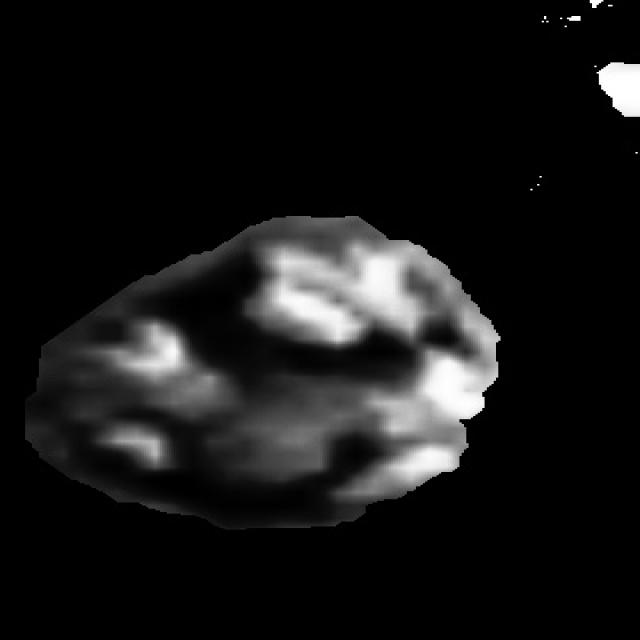
#> input picture R1231001_opencv_final/opencv final MobileNetV2/images/test/female/female20240612_180549R_jpg.rf.e834656e147946719d7f012efc60081d.jpg, 640 x 640 px; its folder holds only this picture in this run
$ python final_project03.py
#> lines starting #> are read from the running program, lines starting #| are printed output that depends on the picture
import cv2
import numpy as np
import tkinter as tk
from tkinter import filedialog
import matplotlib.pyplot as plt
import datetime
import subprocess
def nothing(x):
    pass

# 定義全域變數
drawing = False # 是否正在畫矩形
ix, iy = -1, -1 # 起始點坐標
x1, y1, x2, y2 = -1, -1, -1, -1 # 矩形範圍坐標

# 滑鼠回調函數
def draw_rectangle(event, x, y, flags, param):
    global ix, iy, x1, y1, x2, y2, drawing

    if event == cv2.EVENT_LBUTTONDOWN:
        drawing = True
        ix, iy = x, y
        x1, y1 = x, y

    elif event == cv2.EVENT_MOUSEMOVE:
        if drawing:
            x2, y2 = x, y

    elif event == cv2.EVENT_LBUTTONUP:
        drawing = False
        x2, y2 = x, y


# 創建一個 Tkinter 主窗口
root = tk.Tk()
root.withdraw()  # 隱藏主窗口

# 打開文件選擇對話框
file_path = filedialog.askopenfilename(title="選擇圖片",
                                       filetypes=[("Image Files", "*.jpg;*.jpeg;*.png;*.bmp;*.tiff")])
#> the answer given: opencv final MobileNetV2/images/test/female/female20240612_180549R_jpg.rf.e834656e147946719d7f012efc60081d.jpg

# 檢查是否選擇了文件
if file_path:
    # 使用原始字符串處理文件路徑
    file_path = r"{}".format(file_path)

    # 讀取選擇的圖片
    image = cv2.imread(file_path)
#> image is the input picture: shape (640, 640, 3); min 0, max 255, mean 22

    # 檢查影像是否正確讀取
    if image is None:
        print("Error: Unable to read image")
    else:
        # 將圖像轉換為 HSV 色彩空間
        hsv = cv2.cvtColor(image, cv2.COLOR_BGR2HSV)
#> hsv: shape (640, 640, 3); mean H, S, V 0, 0, 22

        # 創建一個窗口
        cv2.namedWindow('Trackbars')

        # 創建6個trackbars來調整HSV範圍
        cv2.createTrackbar('Lower Hue', 'Trackbars', 19, 179, nothing)
        cv2.createTrackbar('Lower Saturation', 'Trackbars', 56, 255, nothing)
        cv2.createTrackbar('Lower Value', 'Trackbars', 35, 255, nothing)
        cv2.createTrackbar('Upper Hue', 'Trackbars', 50, 179, nothing)
        cv2.createTrackbar('Upper Saturation', 'Trackbars', 255, 255, nothing)
        cv2.createTrackbar('Upper Value', 'Trackbars', 255, 255, nothing)

        while True:
            # 獲取trackbars的當前位置
            lower_hue = cv2.getTrackbarPos('Lower Hue', 'Trackbars')
            lower_saturation = cv2.getTrackbarPos('Lower Saturation', 'Trackbars')
            lower_value = cv2.getTrackbarPos('Lower Value', 'Trackbars')
            upper_hue = cv2.getTrackbarPos('Upper Hue', 'Trackbars')
            upper_saturation = cv2.getTrackbarPos('Upper Saturation', 'Trackbars')
            upper_value = cv2.getTrackbarPos('Upper Value', 'Trackbars')

            # 定義黃色的 HSV 範圍
            lower_yellow = np.array([lower_hue, lower_saturation, lower_value])
            upper_yellow = np.array([upper_hue, upper_saturation, upper_value])

            # 創建遮罩
            mask = cv2.inRange(hsv, lower_yellow, upper_yellow)
#> mask: shape (640, 640); every value is 0

            # 將遮罩應用於原圖像
            yellow_only = cv2.bitwise_and(image, image, mask=mask)
#> yellow_only: shape (640, 640, 3); every value is 0

            # 合併圖像
            combined_image = np.hstack((image, yellow_only))
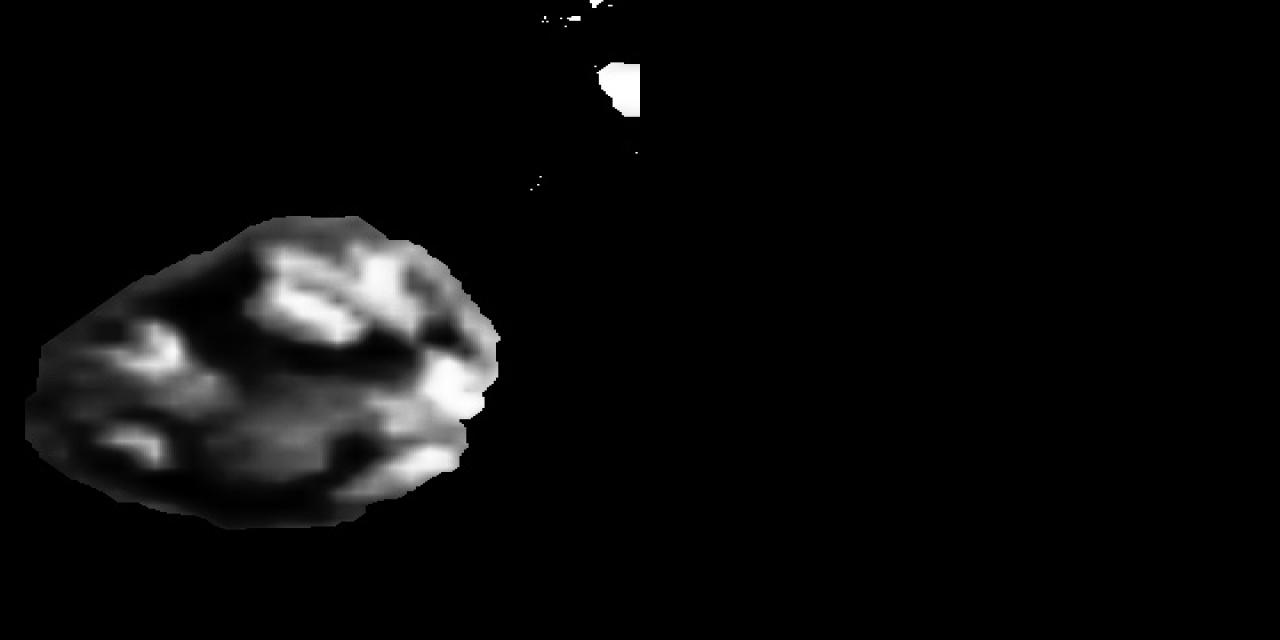
#> combined_image: shape (640, 1280, 3); min 0, max 255, mean 11
            # 顯示合併圖像
            cv2.imshow('HSV_remove', combined_image)

            # 等待按鍵按下，按 'q' 鍵退出
            if cv2.waitKey(1) & 0xFF == ord('q'):
#> (key q is pressed here)
                break
        # 關閉所有窗口
        cv2.destroyAllWindows()

        # 在此加入矩形選擇範圍的代碼
        clone = yellow_only.copy()

        cv2.namedWindow('image')
        cv2.setMouseCallback('image', draw_rectangle)

        while True:
            img = clone.copy()
            if drawing:
                cv2.rectangle(img, (ix, iy), (x2, y2), (0, 255, 0), 2)
            #print(ix,iy,x2,y2,x1,y1)

            cv2.imshow('image', img)
            key = cv2.waitKey(1) & 0xFF
#> (key q is pressed here)

            if key == ord('r'):
                clone = combined_image.copy()
                x1, y1, x2, y2 = -1, -1, -1, -1

            if key == ord('c'):
                if x1 != -1 and y1 != -1 and x2 != -1 and y2 != -1:
                    # 確保 x1, y1 是左上角，x2, y2 是右下角
                    x1, x2 = min(x1, x2), max(x1, x2)
                    y1, y2 = min(y1, y2), max(y1, y2)

                    # 使用 numpy 方式裁切圖片
                    cropped_image = image[y1:y2, x1:x2]
                    cropped_h, cropped_w = cropped_image.shape[:2]

                    # 打印裁切後的尺寸
                    print((x2-x1), (y2-y1))
                    print(cropped_w, cropped_h)

                    # 設定新的尺寸，這裡是放大8倍
                    ratio = 8
                    new_size = (cropped_w*ratio, cropped_h*ratio)

                    # 放大影像
                    resized_cropped_image = cv2.resize(cropped_image, new_size, interpolation=cv2.INTER_LINEAR)

                    # 顯示裁切後的圖像
                    cv2.imshow(F'Result*{ratio}',resized_cropped_image)
                    cv2.waitKey()
                    cv2.destroyAllWindows()

                    gray = cv2.cvtColor(resized_cropped_image, cv2.COLOR_BGR2GRAY)
                    # 模糊化
                    gray2 = cv2.medianBlur(gray, 5)
                    #自適應閾值方法
                    output2 = cv2.adaptiveThreshold(gray2, 255, cv2.ADAPTIVE_THRESH_GAUSSIAN_C, cv2.THRESH_BINARY_INV, 11, 2)

                    #直方圖均勻化equalizeHist(src)
                    src = gray
                    plt.subplot(221)                        # 建立子圖 1
                    plt.imshow(src, 'gray')                 # 灰階顯示第1張圖
                    plt.subplot(222)                        # 建立子圖 2
                    plt.hist(src.ravel(),256)               # 降維再繪製直方圖
                    plt.subplot(223)                        # 建立子圖 3
                    dst = cv2.equalizeHist(src)             # 均衡化處理
                    plt.imshow(dst, 'gray')                 # 顯示執行均衡化的結果影像
                    plt.subplot(224)                        # 建立子圖 4
                    plt.hist(dst.ravel(),256)               # 降維再繪製直方圖
                    plt.show()
                    #自適應閾值方法
                    output3 = cv2.adaptiveThreshold(dst, 255, cv2.ADAPTIVE_THRESH_GAUSSIAN_C, cv2.THRESH_BINARY_INV, 11, 2)

                    #邊緣檢測
                    edges = cv2.Canny(gray, 50, 50)


                    gray_adaptiveTreshold_edge = np.hstack((gray,output2,edges))
                    cv2.imshow('medianBlur+adaptiveThreshold+edges', gray_adaptiveTreshold_edge)

                    edges2 = cv2.Canny(output3, 50, 50)
                    gray_equalizeHist_edge = np.hstack((src,dst,output3,edges2))
                    cv2.imshow('equalizeHist+adaptiveThreshold+edges2', gray_equalizeHist_edge)
                    cv2.waitKey()
                    cv2.destroyAllWindows()
                    # 取得當前日期和時間
                    now = datetime.datetime.now()
                    # 格式化日期和時間為字串，並用於生成文件名
                    # 格式例如：20240612_101530
                    F = 'female'
                    M = 'male'
                    filename = F + now.strftime("%Y%m%d_%H%M%S") + ".jpg"
                    print(f"生成的文件名是：{filename}")
                    cv2.imshow('equalizeHist Image', dst)
                    cv2.waitKey(ord('s'))
                    cv2.imwrite(filename, dst)
                    cv2.waitKey
                    cv2.destroyAllWindows()
                    #接下來是小畫家子程式因為TKinter檔案總管輸入照片只能一次# 打開小畫家(F12另存新檔)
                    process = subprocess.Popen(['mspaint'])
                    process.wait()  # 等待腳本執行完成
                    process = subprocess.Popen(['python', r'C:\test\opencv_final\ch23_2_R2.py'])
                    process.wait()  # 等待腳本執行完成


                    break
else:
    print("No file selected")

$ run again, on R1231001_opencv_final/opencv final MobileNetV2/images/test/female/female20240612_180925R_jpg.rf.65edee9f8b5d6d1a796f46fe06e99e76.jpg
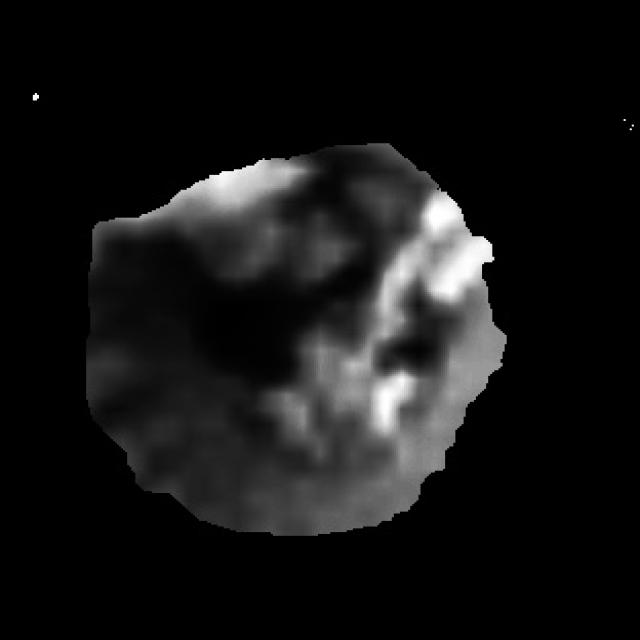
#> input picture R1231001_opencv_final/opencv final MobileNetV2/images/test/female/female20240612_180925R_jpg.rf.65edee9f8b5d6d1a796f46fe06e99e76.jpg, 640 x 640 px
#> image is the input picture: shape (640, 640, 3); min 0, max 255, mean 20.7
#> hsv: shape (640, 640, 3); mean H, S, V 0, 0, 20.7
#> mask: shape (640, 640); every value is 0
#> yellow_only: shape (640, 640, 3); every value is 0
#> `combined_image = np.hstack((image, yellow_only))`:
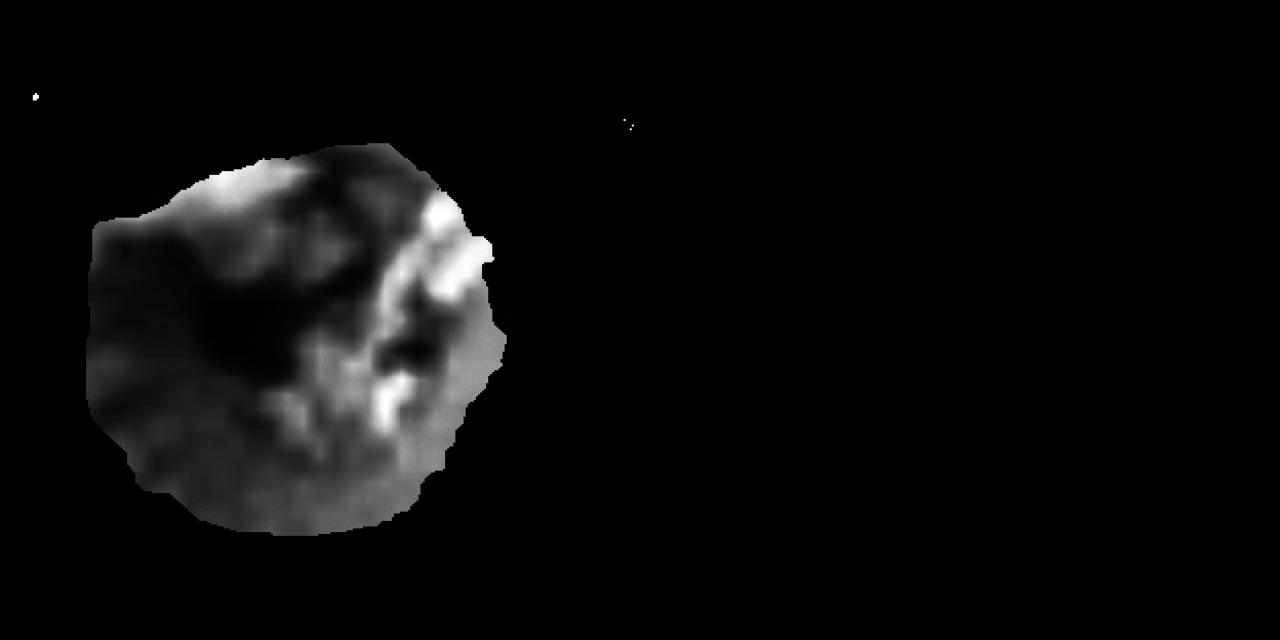
#> combined_image: shape (640, 1280, 3); min 0, max 255, mean 10.3
